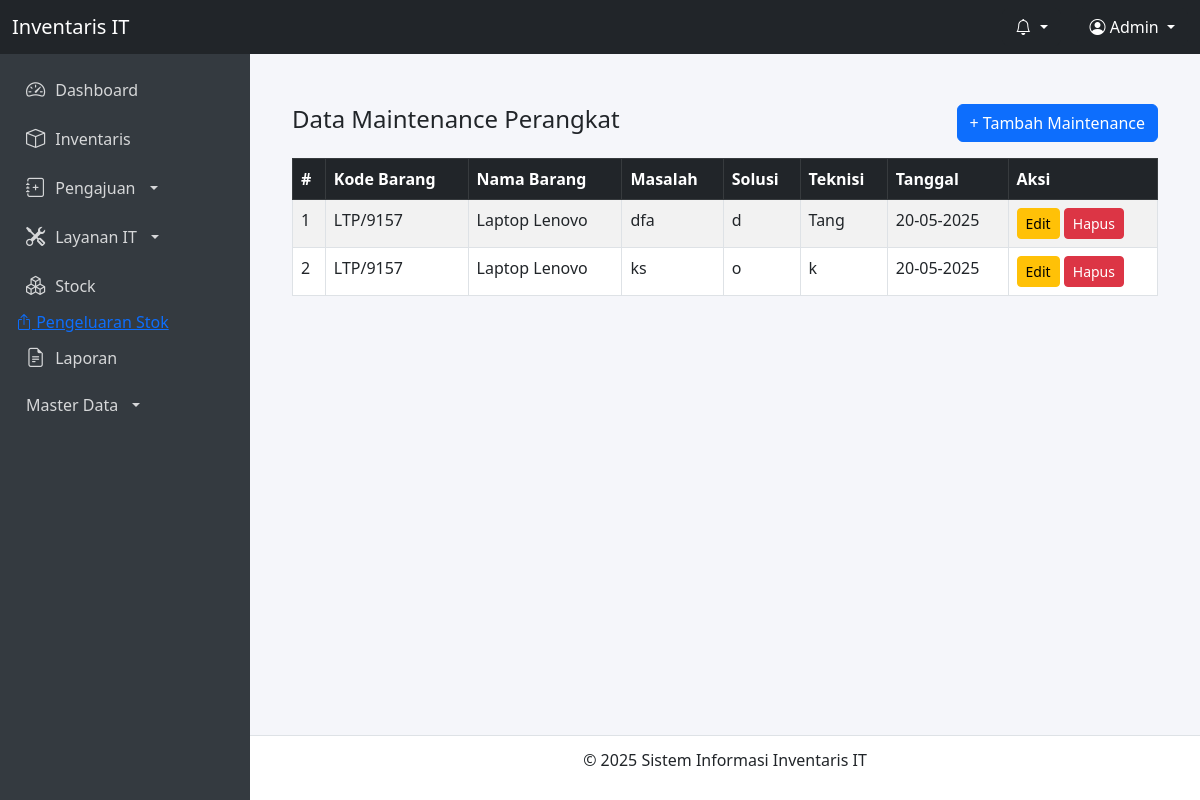
The app's page /layanan_it/maintenance_list.php (signed in) with its own data.
### tables this page shows
CREATE TABLE `maintenance` (
  `id` int(11) NOT NULL,
  `id_pengaduan` int(11) DEFAULT NULL,
  `kode_barang` varchar(50) DEFAULT NULL,
  `tanggal_maintenance` date DEFAULT curdate(),
  `masalah` text DEFAULT NULL,
  `solusi` text DEFAULT NULL,
  `teknisi` varchar(100) DEFAULT NULL
);

CREATE TABLE `inventaris` (
  `id` int(11) NOT NULL,
  `kode_barang` varchar(50) DEFAULT NULL,
  `nama_barang` varchar(100) DEFAULT NULL,
  `jenis_barang` varchar(100) DEFAULT NULL,
  `merk_barang` varchar(100) DEFAULT NULL,
  `kondisi_barang` varchar(50) DEFAULT NULL,
  `spesifikasi_barang` text DEFAULT NULL,
  `foto_barang` varchar(255) DEFAULT NULL
);

### layanan_it/maintenance_list.php (the view, shortened to what this page needs)
<?php
include('../layouts/header.php');
include('../layouts/sidebar.php');
$query = "SELECT m.*, i.nama_barang
          FROM maintenance m
          LEFT JOIN inventaris i ON m.kode_barang = i.kode_barang
          ORDER BY m.tanggal_maintenance DESC";
$result = mysqli_query($conn, $query);
?>
<div class="content">
  <div class="container mt-4">
    <div class="d-flex justify-content-between align-items-center mb-3">
      <h4>Data Maintenance Perangkat</h4>
      <a href="maintenance_tambah.php" class="btn btn-primary">+ Tambah Maintenance</a>
    </div>
    <table class="table table-bordered table-striped">
      <thead class="table-dark">
        <tr>
          <th>#</th>
          <th>Kode Barang</th>
          <th>Nama Barang</th>
          <th>Masalah</th>
          <th>Solusi</th>
          <th>Teknisi</th>
          <th>Tanggal</th>
          <th>Aksi</th>
        </tr>
      </thead>
      <tbody>
        <?php if ($result && mysqli_num_rows($result) > 0): ?>
          <?php $no = 1; while ($row = mysqli_fetch_assoc($result)): ?>
            <tr>
              <td><?= $no++ ?></td>
              <td><?= htmlspecialchars($row['kode_barang']) ?></td>
              <td><?= htmlspecialchars($row['nama_barang'] ?? '-') ?></td>
              <td><?= nl2br(htmlspecialchars($row['masalah'])) ?></td>
              <td><?= nl2br(htmlspecialchars($row['solusi'])) ?></td>
              <td><?= htmlspecialchars($row['teknisi']) ?></td>
              <td><?= date('d-m-Y', strtotime($row['tanggal_maintenance'])) ?></td>
              <td>
                <a href="maintenance_edit.php?id=<?= $row['id'] ?>" class="btn btn-warning btn-sm">Edit</a>
                <a href="maintenance_hapus.php?id=<?= $row['id'] ?>" class="btn btn-danger btn-sm" onclick="return confirm('Yakin ingin menghapus data ini?')">Hapus</a>
              </td>
            </tr>
          <?php endwhile; ?>
        <?php else: ?>
          <tr>
            <td colspan="8" class="text-center">Belum ada data maintenance.</td>
          </tr>
        <?php endif; ?>
      </tbody>
    </table>
  </div>
</div>
<?php include('../layouts/footer.php'); ?>

### layouts/header.php (style rules this page uses)
body { margin: 0; font-family: 'Segoe UI', Tahoma, Geneva, Verdana, sans-serif; background-color: #f5f6fa; }
.content { margin-left: 250px; padding: 80px 30px 60px 30px; min-height: calc(100vh - 56px - 50px); }

### records on screen
maintenance: kode_barang "LTP/9157", inventaris.nama_barang "Laptop Lenovo", masalah "dfa", solusi "d", teknisi "Tang", tanggal_maintenance "20-05-2025"
maintenance: kode_barang "LTP/9157", inventaris.nama_barang "Laptop Lenovo", masalah "ks", solusi "o", teknisi "k", tanggal_maintenance "20-05-2025"
